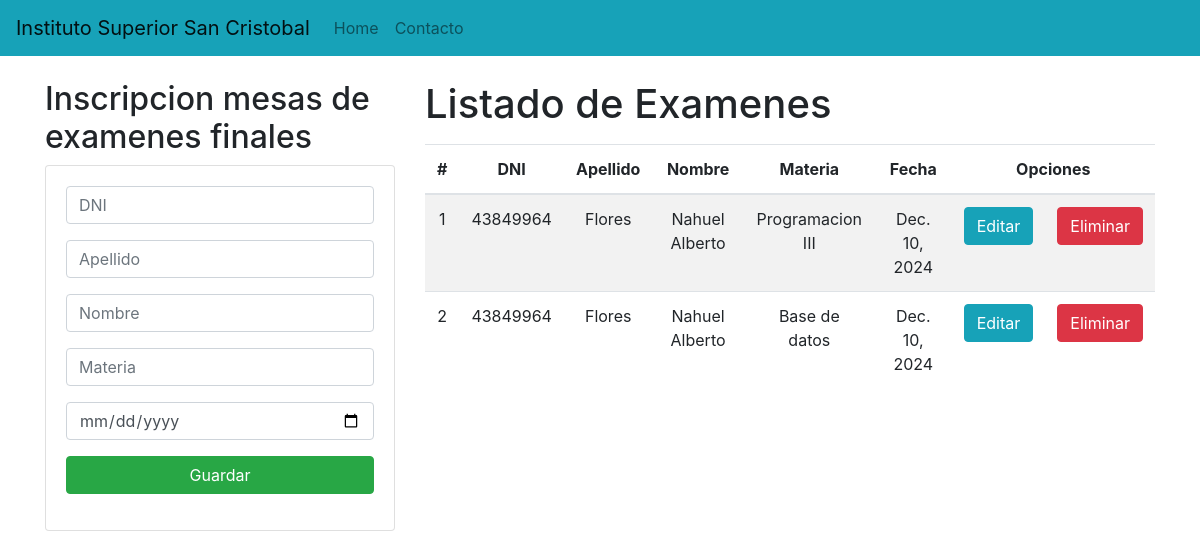
Before: / with the older database file.
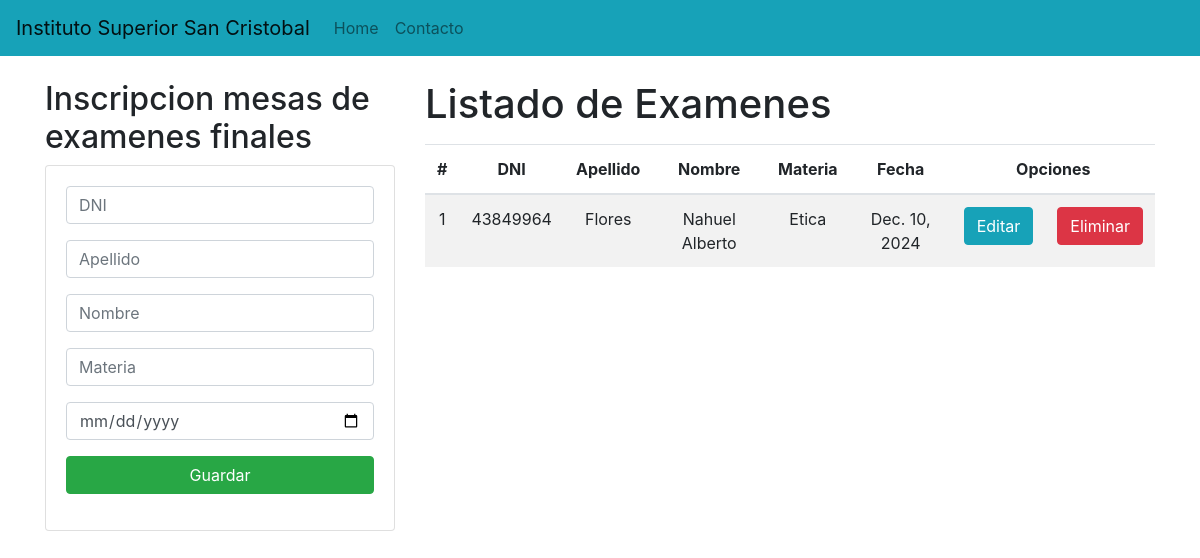
After: the same page with the newer database file.
### inscripciones/models.py (models this page shows, shortened)
class Inscripcion(models.Model):
    alumno = models.ForeignKey(Alumno, on_delete=models.CASCADE)
    examen = models.ForeignKey(Examen, on_delete=models.CASCADE)
    fecha_inscripcion = models.DateField(auto_now_add=True)

class Alumno(models.Model):
    DNI= models.IntegerField(primary_key=True)
    apellido= models.CharField(max_length=20)
    nombre= models.CharField(max_length=20)
    carrera= models.ForeignKey(CarreraAnio, on_delete=models.CASCADE)

class Examen(models.Model):
    materia = models.ForeignKey(Materia, on_delete=models.CASCADE)
    fecha = models.DateField()
    fecha_limite_inscripcion = models.DateTimeField()

class Materia(models.Model):
    nombre=models.CharField(max_length=60)
    carrera= models.ForeignKey(CarreraAnio, on_delete=models.CASCADE)

### inscripciones/views.py (the view)
# urls.py: path('', views.inscripcion),
def inscripcion(request):
    inscripcion= Inscripcion.objects.all()
    return render(request, "inscripcion.html", {"Inscripciones": inscripcion})

### inscripciones/templates/inscripcion.html (shortened to what this page needs)
{% extends "layouts/base.html" %}
{% block body %}
<div class="row">
    <div class="col-sm-12 col-md-6 col-lg-4 col-xl-4">
        <h2>Inscripcion mesas de examenes finales</h2>
        <div class="card">
            <div class="card-body">
                <form action="/registrarInscripcion/" method="POST">{% csrf_token %}
                    <div class="form-group">
                        <input type="text" id="txtDNI" name="txtDNI" class="form-control" placeholder="DNI" maxlength="8" required>
                    </div>
                    <div class="form-group">
                        <input type="text" id="txtApellido" name="txtApellido" class="form-control" placeholder="Apellido" maxlength="20" required>
                    </div>
                    <div class="form-group">
                        <input type="text" id="txtNombre" name="txtNombre" class="form-control" maxlength="45" placeholder="Nombre" required>
                    </div>
                    <div class="form-group">
                        <input type="text" id="txtMateria" name="txtMateria" class="form-control" maxlength="45" placeholder="Materia" required>
                    </div>
                    <div class="form-group">
                        <input type="date" id="dateFecha" name="dateFecha" class="form-control" placeholder="Materia" required>
                    </div>
                    <div class="form-group">
                        <button type="submit" class="btn btn-success btn-block text-white">Guardar</button>
                    </div>
                </form>
            </div>
        </div>
    </div>
    <div class="col-sm-12 col-md-6 col-lg-8 col-xl-8">
        <h1>Listado de Examenes</h1>
        <div class="table-responsive py-2">
            <table class="table table-striped">
                <thead>
                    <tr>
                        <th>#</th>
                        <th>DNI</th>
                        <th>Apellido</th>
                        <th>Nombre</th>
                        <th>Materia</th>
                        <th>Fecha</th>
                        <th colspan="2">Opciones</th>
                    </tr>
                </thead>
                <tbody>
                    {% for i in Inscripciones %}
                    <tr>
                        <td>{{forloop.counter}}</td>
                        <td>{{i.alumno.DNI}}</td>
                        <td>{{i.alumno.apellido}}</td>
                        <td>{{i.alumno.nombre}}</td>
                        <td>{{i.examen.materia.nombre}}</td>
                        <td>{{i.examen.fecha}}</td>
                        <td><a href="edicionInscripcion/{{i.alumno.DNI}}" class="btn btn-info">Editar</a></td>
                        <td><a href="eliminarInscripcion/{{i.id}}" class="btn btn-danger btnEliminacion">Eliminar</a></td>
                    </tr>
                    {% endfor %}
                </tbody>
            </table>
        </div>
    </div>
</div>
{% endblock %}

### inscripciones/templates/layouts/base.html (shortened to what this page needs)
<!DOCTYPE html>
<html lang="en">
<head>
    {% load static %}
    <link rel="stylesheet" href="https://cdn.jsdelivr.net/npm/bootstrap@4.5.3/dist/css/bootstrap.min.css"
>
    <link rel="stylesheet" href="{% static 'css/style.css' %}">
</head>
<body>
    <nav class="navbar navbar-expand-lg navbar-light bg-info">
        <a class="navbar-brand" href="#">Instituto Superior San Cristobal</a>
        <div class="collapse navbar-collapse" id="navbarNav">
            <ul class="navbar-nav">
                <li class="nav-item">
                    <a class="nav-link" href="#">Home <span class="sr-only">(current)</span></a>
                </li>
                <li class="nav-item">
                    <a class="nav-link" href="#">Contacto</a>
                </li>
            </ul>
        </div>
    </nav>
    <div class="container py-4">
        {% block body %}
        {% endblock %}
    </div>
</body>
</html>

### inscripciones/static/css/style.css (style rules this page uses)
th, td { text-align: center; vertical-align: middle; }

Changed rows visible on the page:
removed Inscripcion: alumno.DNI "43849964", alumno.apellido "Flores", alumno.nombre "Nahuel Alberto", examen.materia.nombre "Programacion III", examen.fecha "Dec. 10, 2024"
removed Inscripcion: alumno.DNI "43849964", alumno.apellido "Flores", alumno.nombre "Nahuel Alberto", examen.materia.nombre "Base de datos", examen.fecha "Dec. 10, 2024"
added Inscripcion: alumno.DNI "43849964", alumno.apellido "Flores", alumno.nombre "Nahuel Alberto", examen.materia.nombre "Etica", examen.fecha "Dec. 10, 2024"
